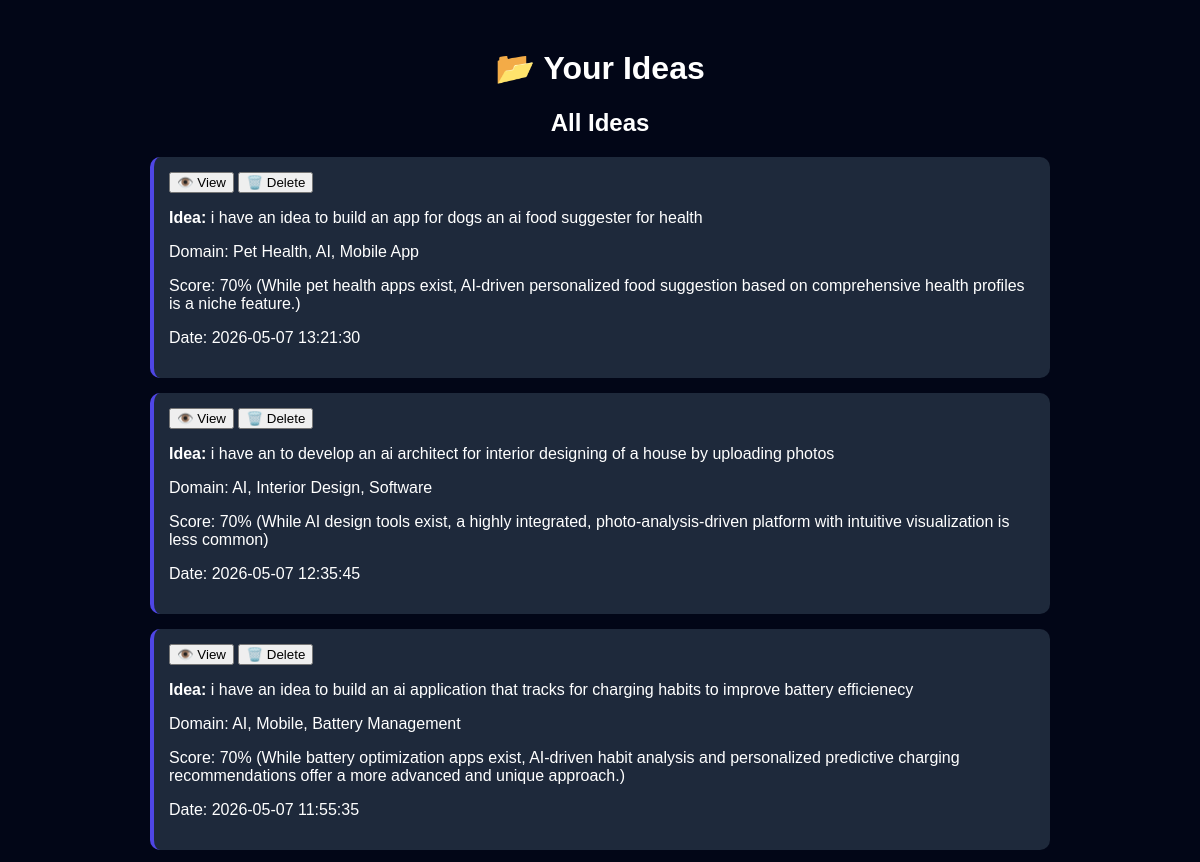
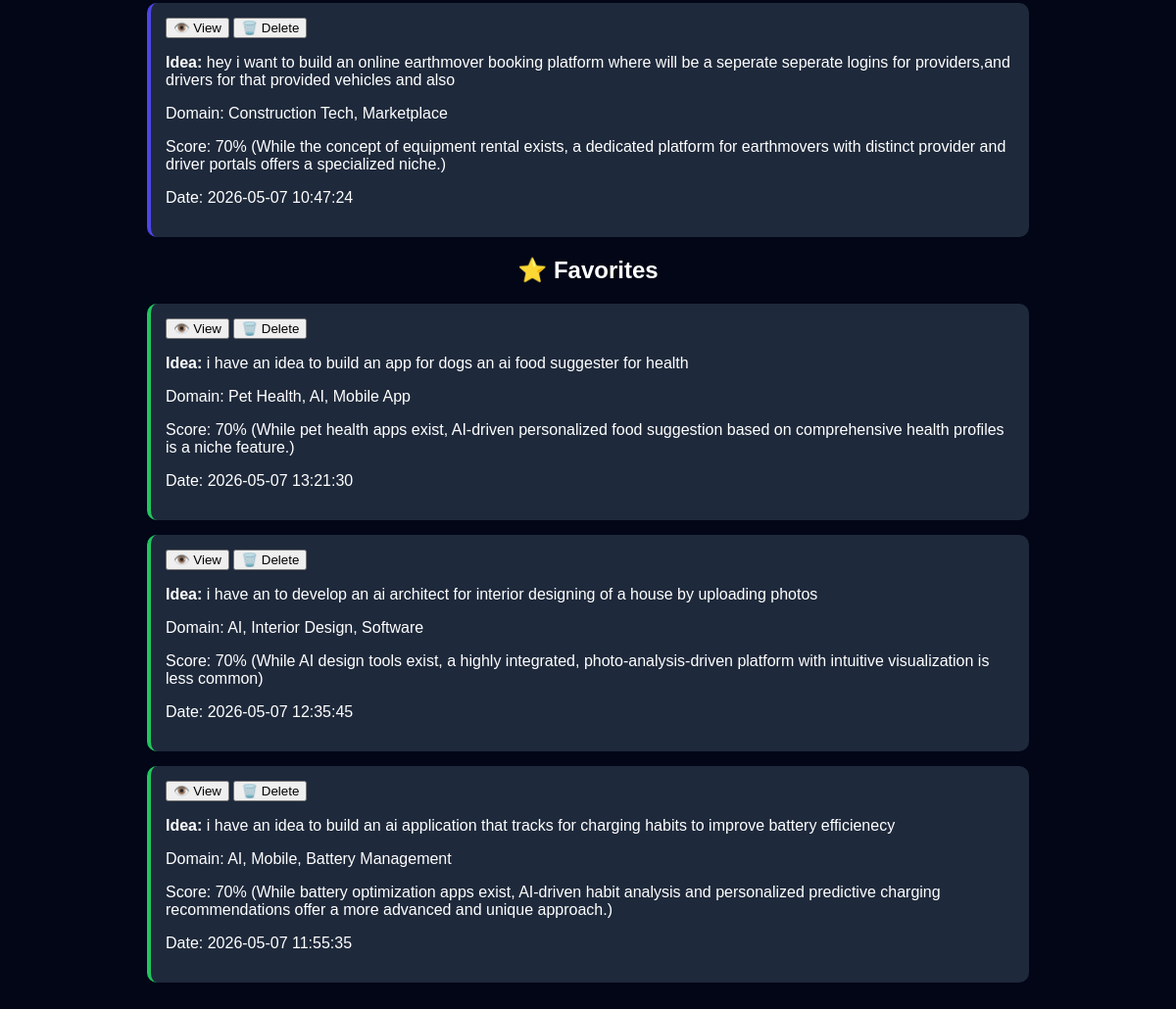
Screenshot of /history (signed in) with the database file from the repository (2 pictures, top to bottom).
### tables this page shows
CREATE TABLE ideas (
            id INTEGER PRIMARY KEY AUTOINCREMENT,
            user_id INTEGER,
            original_idea TEXT,
            improved_idea TEXT,
            domain TEXT,
            uniqueness_score REAL,
            ai_response TEXT,
            created_at TIMESTAMP DEFAULT CURRENT_TIMESTAMP
        );

### app.py (the view)
@app.route('/history')
def history():
    if 'user_id' not in session:
        return redirect('/login')
    user_id = session['user_id']
    conn = sqlite3.connect('database.db')
    cursor = conn.cursor()
    cursor.execute("""
        SELECT id, original_idea, domain, uniqueness_score, created_at
        FROM ideas
        WHERE user_id = ?
        ORDER BY created_at DESC
    """, (user_id,))
    ideas = cursor.fetchall()
    cursor.execute("""
        SELECT ideas.id, ideas.original_idea, ideas.domain, ideas.uniqueness_score, ideas.created_at
        FROM ideas
        JOIN favorites ON ideas.id = favorites.idea_id
        WHERE favorites.user_id = ?
        ORDER BY ideas.created_at DESC
    """, (user_id,))
    favorites = cursor.fetchall()
    conn.close()
    return render_template("history.html", ideas=ideas, favorites=favorites)

### templates/history.html (shortened to what this page needs)
<!DOCTYPE html>
<html>
<head>
    <link rel="stylesheet" href="{{ url_for('static', filename='css/history.css') }}">
</head>
<body>
<div class="container">
    <h1>📂 Your Ideas</h1>
    <h2>All Ideas</h2>
    {% if ideas %}
        {% for idea in ideas %}
        <div class="idea-card">
            <div class="actions">
                <button onclick="viewIdea({{ idea[0] }})">👁️ View</button>
                <button onclick="deleteIdea({{ idea[0] }})">🗑️ Delete</button>
            </div>
            <p><strong>Idea:</strong> {{ idea[1] }}</p>
            <p>Domain: {{ idea[2] }}</p>
            <p>Score: {{ idea[3] }}</p>
            <p>Date: {{ idea[4] }}</p>
        </div>
        {% endfor %}
    {% else %}
        <p>No ideas yet</p>
    {% endif %}
    <h2>⭐ Favorites</h2>
    {% if favorites %}
        {% for idea in favorites %}
        <div class="idea-card favorite">
            <div class="actions">
                <button onclick="viewIdea({{ idea[0] }})">👁️ View</button>
                <button onclick="deleteIdea({{ idea[0] }})">🗑️ Delete</button>
            </div>
            <p><strong>Idea:</strong> {{ idea[1] }}</p>
            <p>Domain: {{ idea[2] }}</p>
            <p>Score: {{ idea[3] }}</p>
            <p>Date: {{ idea[4] }}</p>
        </div>
        {% endfor %}
    {% else %}
        <p>No favorites yet</p>
    {% endif %}
</div>
</body>
</html>

### static/css/history.css (style rules this page uses)
body { background: #020617; color: white; font-family: Arial; }
.container { max-width: 900px; margin: auto; padding: 20px; }
h1, h2 { text-align: center; }
.idea-card { background: #1e293b; padding: 15px; border-radius: 10px; margin: 15px 0; border-left: 4px solid #4F46E5; }
.idea-card.favorite { border-left: 4px solid #22C55E; }

### rows the page displays
ideas: original_idea "i have an idea to build an app for dogs an ai food suggester for health", domain "Pet Health, AI, Mobile App", uniqueness_score "70% (While pet health apps exist, AI-driven personalized food suggestion based on comprehensive health profiles is a niche feature.)", created_at "2026-05-07 13:21:30"
ideas: original_idea "i have an to develop an ai architect for interior designing of a house by uploading photos", domain "AI, Interior Design, Software", uniqueness_score "70% (While AI design tools exist, a highly integrated, photo-analysis-driven platform with intuitive visualization is less common)", created_at "2026-05-07 12:35:45"
ideas: original_idea "i have an idea to build an ai application that tracks for charging habits to improve battery efficienecy", domain "AI, Mobile, Battery Management", uniqueness_score "70% (While battery optimization apps exist, AI-driven habit analysis and personalized predictive charging recommendations offer a more advanced and unique approach.)", created_at "2026-05-07 11:55:35"
ideas: original_idea "hey i want to build an online earthmover booking platform where will be a seperate seperate logins for providers,and drivers for that provided vehicles and also", domain "Construction Tech, Marketplace", uniqueness_score "70% (While the concept of equipment rental exists, a dedicated platform for earthmovers with distinct provider and driver portals offers a specialized niche.)", created_at "2026-05-07 10:47:24"
